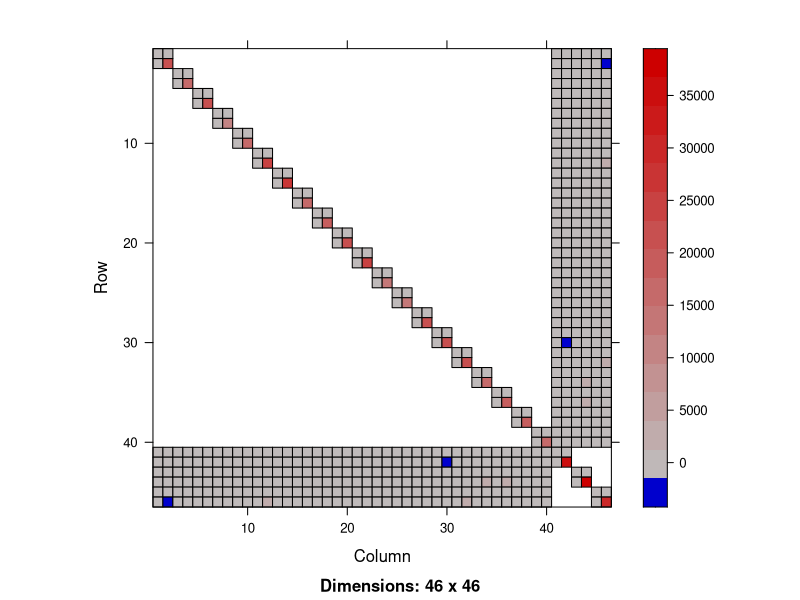

This figure's R source: (Note: this script raises an error after producing the figure.)
library(MASS)
library(Matrix)
library(lme4)

# Say 20 subs, 5 readings each
fS <- gl(20, 50)
JS <- t(as(fS, Class = "sparseMatrix"))
num_s <- 5

# Random intercept and random readings as RFX
XS <- cbind(1,20*rnorm(1000))

# Generate random effects matrix for subject factor
ZS <- t(KhatriRao(t(JS), t(XS)))

# Say 3 sites/groups, subjects randomly scanned at
fG <- as.factor(sample(c(1:3),1000,replace=TRUE))
JG <- t(as(fG, Class = "sparseMatrix"))

# Random intercept and random readings as RFX
XG <- cbind(1,10*rnorm(1000))
num_g <- 2

# Generate random effects matrix for group factor
ZG <- t(KhatriRao(t(JG), t(XG)))

# Construct RFX matrix
Z <- cbind(ZS, ZG)

# Image of Z'Z
image(t(Z)%*%Z)

# Image of Zi'Zi where Z1 is the first 10 rows of Z, 
# z2 is second and so on
#image(t(Z[1:10,])%*%Z[1:10,])
#image(t(Z[11:20,])%*%Z[11:20,])

# Fixed effects matrix
X <- cbind(1, rnorm(1000), rnorm(1000))

# Make RFX variance matrix
cov_s <- matrix(c(2,0.5,0.5,4),nrow=2,ncol=2)
cov_g <- matrix(c(6,0.1,0.1,1),nrow=2,ncol=2)

# Combine to get sparse block diag
sigma <- cov_s
for (i in c(2:20)){
  sigma <- bdiag(sigma, cov_s)
}
for (i in c(1:3)){
  sigma <- bdiag(sigma, cov_g)
}

# Generate b
b <- mvrnorm(n = 1, matrix(0L, nrow = dim(Z)[2], ncol = 1), sigma, tol = 1e-6, empirical = FALSE, EISPACK = FALSE)

# Generate beta
beta <- c(1:3)

# Generate response 
y <- X%*%beta + Z%*%b + rnorm(1000)

#------------------------------------------------------------------------------------------------
# Now to see if lmer can decipher this model
y <- as.matrix(y)

x1 <- as.matrix(X[,1])
x2 <- as.matrix(X[,2])
x3 <- as.matrix(X[,3])

z1 <- as.matrix(XS[,1])
z2 <- as.matrix(XS[,2])
z3 <- as.matrix(XG[,1])
z4 <- as.matrix(XG[,2])

m <- lmer(y ~ x2 + x3 + (z2|fS) + (z4|fG), REML=FALSE) #Don't need intercepts in R - automatically assumed

# FFX estimates
fixef(m)
print(beta)

# RFX estimates
ranef(m)
print(t(matrix(b, 2, 23)))

# RFX variances 
as.matrix(Matrix::bdiag(VarCorr(m)))
print(cov_s)
print(cov_g)

summary(m)

# 3 column format for Z
Z_3col<-as.data.frame(summary(Z))
colnames(Z_3col) <- NULL
write.csv(Z_3col,file="./testdata/Z_3col.csv",row.names=FALSE)

sigma_3col<-as.data.frame(summary(sigma))
colnames(sigma_3col) <- NULL
write.csv(sigma_3col,file="./testdata/true_rfxvar_3col.csv",row.names=FALSE)

X <- as.data.frame(X)
colnames(X)<-NULL
write.csv(X,file="./testdata/X.csv",row.names=FALSE)

y <- as.data.frame(y)
colnames(y)<-NULL
write.csv(y,file="./testdata/Y.csv",row.names=FALSE)

beta <- as.data.frame(beta)
colnames(beta)<-NULL
write.csv(beta,file="./testdata/true_beta.csv",row.names=FALSE)


true_rfx <- data.frame(b)
colnames(true_rfx) <- NULL
write.csv(true_rfx,file="./testdata/true_b.csv",row.names=FALSE)

true_ffxvar <- data.frame(c(1))
colnames(true_ffxvar) <- NULL
write.csv(true_ffxvar,file="./testdata/true_ffxvar.csv",row.names=FALSE)

# Save the estimates as well
rfx_1<-ranef(m)$fS
rfx_2<-ranef(m)$fG
colnames(rfx_1) <- ''
colnames(rfx_2) <- ''
est_rfx <- rbind(rfx_1,rfx_2)
colnames(est_rfx) <- NULL
write.csv(est_rfx,file="./testdata/estd_b.csv",row.names=FALSE)

rfxvar_est <- data.frame(as.matrix(Matrix::bdiag(VarCorr(m))))
colnames(rfxvar_est) <- NULL
write.csv(rfxvar_est,file="./testdata/estd_rfxvar.csv",row.names=FALSE)

est_ffx <- data.frame(fixef(m))
colnames(est_ffx) <- NULL
write.csv(est_ffx,file="./testdata/estd_beta.csv",row.names=FALSE)

est_ll <- data.frame(ll)
colnames(est_ll) <- NULL
write.csv(est_ll,file="./testdata/estd_ll.csv",row.names=FALSE)
